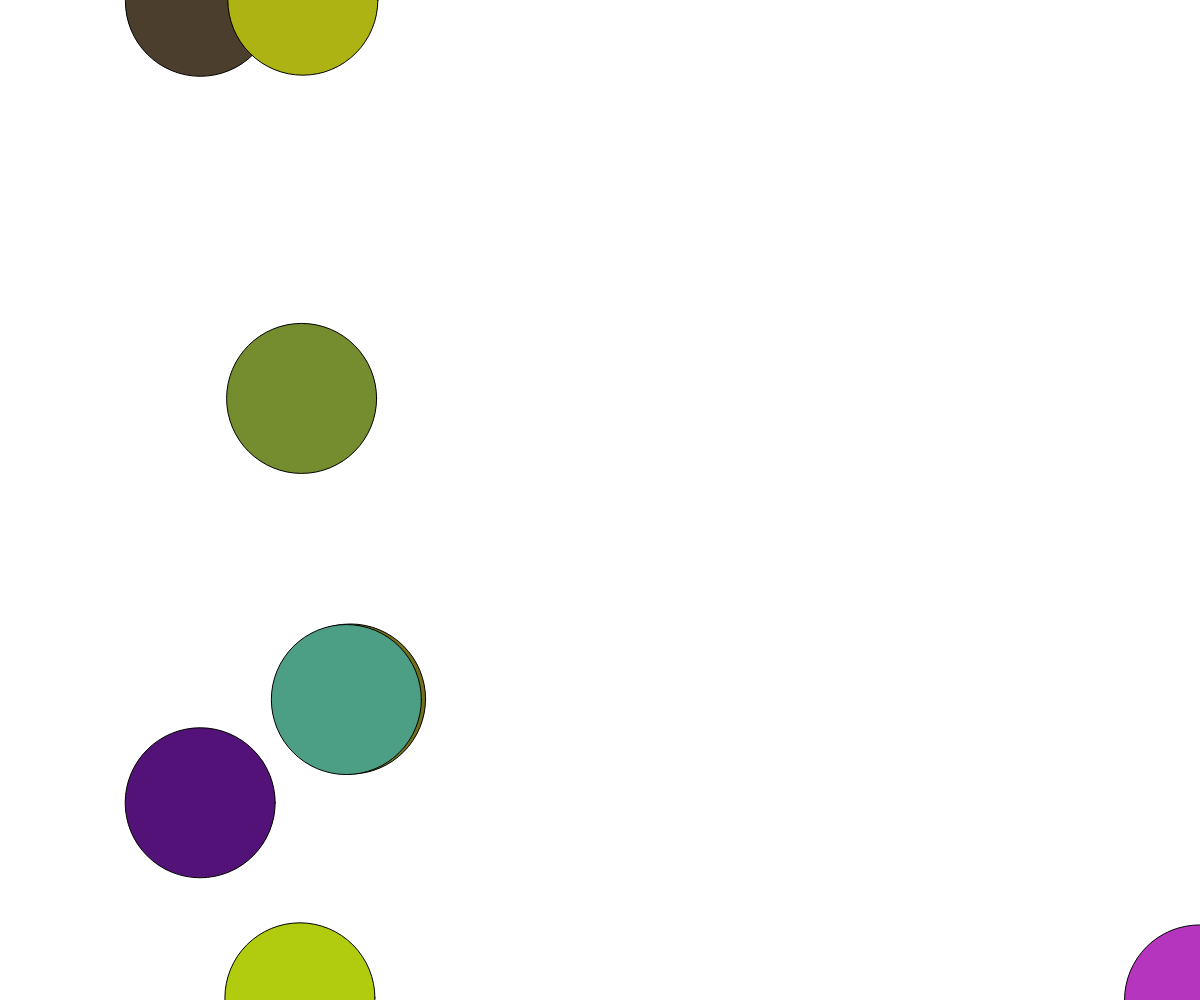
Frame 1 (no input)
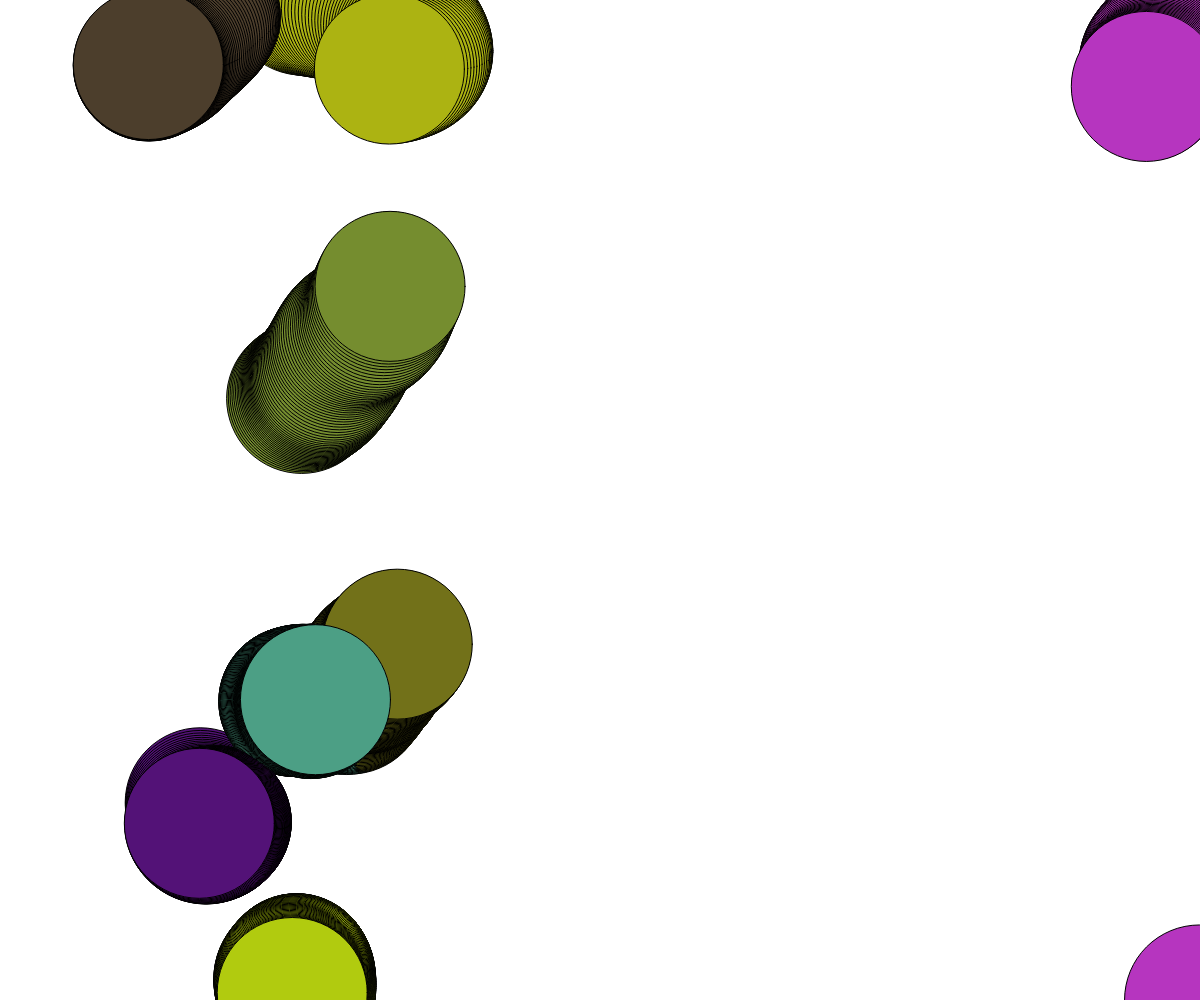
Frame 60 (no input)
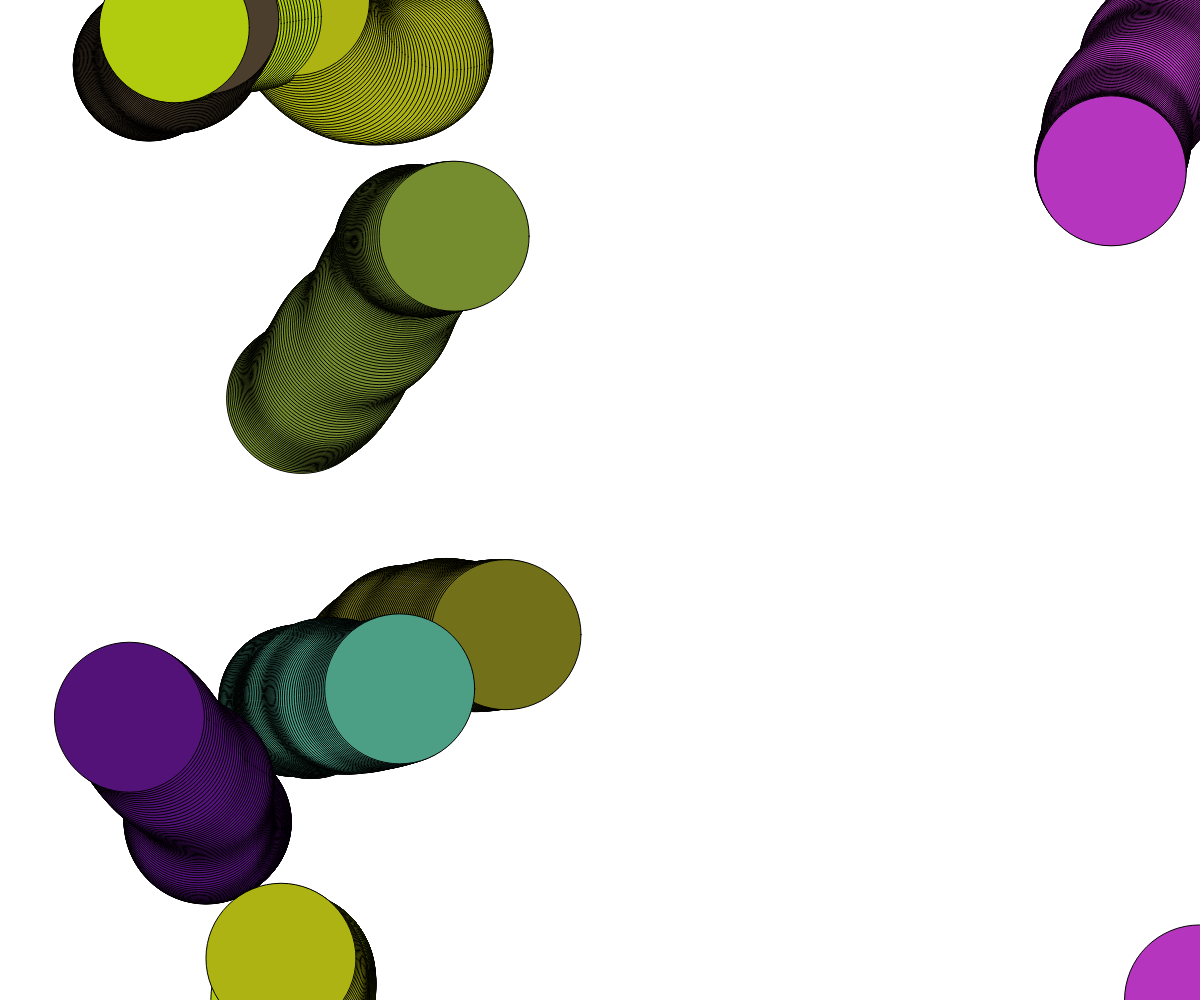
Frame 120 (the mouse pressed at the canvas centre since frame 60)

The p5.js sketch that drew these frames (run headless with seeded random() and noise() and a simulated clock; from frame 60 on, the mouse is pressed at the canvas centre):

// p5.js sketch
// ── sketch.js
// Noise and Objects
// Eliz Vo
// September 26, 2025

let ball, ball2, ball3, ball4, ball5, ball6, ball7, ball8;

function setup() {
  createCanvas(windowWidth, windowHeight);
  ball = {
    //  Object noation. Inside the bracket
    // set up a bunch of 
    // property: value pairs
    x: width, y: height, size: 150,
    c: color(random(255), random(255), random(255)),
    timeX: random(100), timeY: random(100),
    timeOff: 0.02
  };
  ball2 = {
    x: 200, y: height, size: 150,
    c: color(random(255), random(255), random(255)),
    timeX: random(100), timeY: random(100),
    timeOff: 0.02
  };
  ball3 = {
    x: 300, y: height, size: 150,
    c: color(random(255), random(255), random(255)),
    timeX: random(100), timeY: random(100),
    timeOff: 0.02
  };
  ball4 = {
    x: 300, y: height, size: 150,
    c: color(random(255), random(255), random(255)),
    timeX: random(100), timeY: random(100),
    timeOff: 0.02
  };
  ball5 = {
    x: 200, y: 800, size: 150,
    c: color(random(255), random(255), random(255)),
    timeX: random(100), timeY: random(100),
    timeOff: 0.02
  };
  ball6 = {
    x: 300, y: 400, size: 150,
    c: color(random(255), random(255), random(255)),
    timeX: random(100), timeY: random(100),
    timeOff: 0.02
  };
  ball7 = {
    x: 350, y: 700, size: 150,
    c: color(random(255), random(255), random(255)),
    timeX: random(100), timeY: random(100),
    timeOff: 0.02
  };
  ball8 = {
    x: 350, y: 700, size: 150,
    c: color(random(255), random(255), random(255)),
    timeX: random(100), timeY: random(100),
    timeOff: 0.02
  };

}

function draw() {
  // TRICK 1 // background(0);

  // TRICK 2 // clear background with semi-transparent box 
  // fill(255, 20);  // 0-255       opacity 4%
  // rect (0, 0, width, height);
  
  moveBall(ball);
  moveBall(ball2);
  moveBall(ball3);
  moveBall(ball4);
  moveBall(ball5);
  moveBall(ball6);
  moveBall(ball7);
  moveBall(ball8);
}

function moveBall(b){
  // b -> Ball type object 
  // Update ball position and draw provided ball
  
  // Generate random position ( x and y )
  let dx = noise(b.timeX);
  dx = map(dx, 0, 1, -5, 5);
  let dy = noise(b.timeY);
  dy = map (dy, 0, 1, -5, 5);

  // Adavance our noise grapg "cusors"
  b.timeX += b.timeOff; 
  b.timeY += b.timeOff;

  b.x += dx;     b.y += dy;

  // Handle any "wrap-arounds" necessary
  if (b.x < 0) b.x += width;
  else if (b.x > width) b.x -= width;

  if (b.y < 0 ) b.y += height;
  else if (b.y > height) b.y -= height;
  // Render the circle 
  fill(b.c);
  circle(b.x, b.y, b.size);

}
